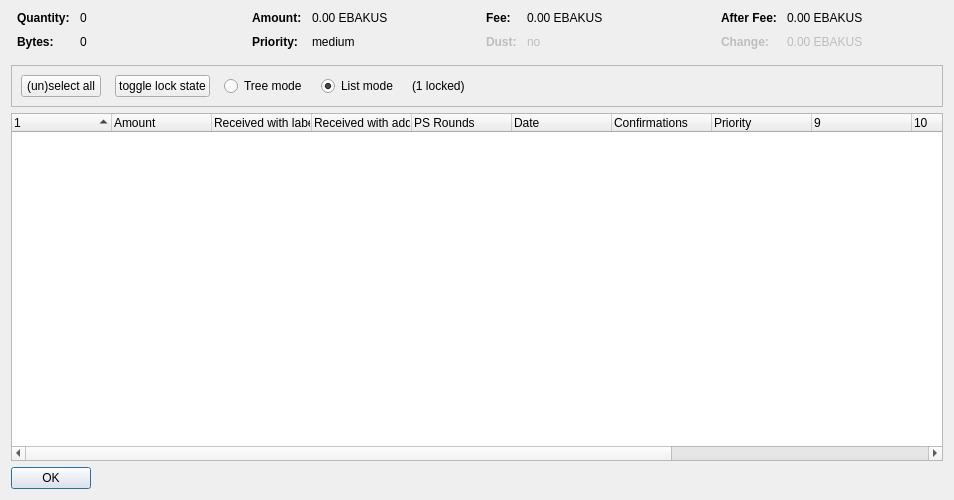
<?xml version="1.0" encoding="UTF-8"?>
<ui version="4.0">
 <class>CoinControlDialog</class>
 <widget class="QDialog" name="CoinControlDialog">
  <property name="geometry">
   <rect>
    <x>0</x>
    <y>0</y>
    <width>954</width>
    <height>500</height>
   </rect>
  </property>
  <property name="windowTitle">
   <string>Coin Selection</string>
  </property>
  <layout class="QVBoxLayout" name="verticalLayout">
   <item>
    <layout class="QHBoxLayout" name="horizontalLayoutTop" stretch="0,0,0,0">
     <property name="topMargin">
      <number>0</number>
     </property>
     <property name="bottomMargin">
      <number>10</number>
     </property>
     <item>
      <layout class="QFormLayout" name="formLayoutCoinControl1">
       <property name="horizontalSpacing">
        <number>10</number>
       </property>
       <property name="verticalSpacing">
        <number>10</number>
       </property>
       <property name="leftMargin">
        <number>6</number>
       </property>
       <property name="rightMargin">
        <number>6</number>
       </property>
       <item row="0" column="0">
        <widget class="QLabel" name="labelCoinControlQuantityText">
         <property name="font">
          <font>
           <weight>75</weight>
           <bold>true</bold>
          </font>
         </property>
         <property name="text">
          <string>Quantity:</string>
         </property>
        </widget>
       </item>
       <item row="0" column="1">
        <widget class="QLabel" name="labelCoinControlQuantity">
         <property name="cursor">
          <cursorShape>IBeamCursor</cursorShape>
         </property>
         <property name="contextMenuPolicy">
          <enum>Qt::ActionsContextMenu</enum>
         </property>
         <property name="text">
          <string notr="true">0</string>
         </property>
         <property name="textInteractionFlags">
          <set>Qt::LinksAccessibleByMouse|Qt::TextSelectableByKeyboard|Qt::TextSelectableByMouse</set>
         </property>
        </widget>
       </item>
       <item row="1" column="0">
        <widget class="QLabel" name="labelCoinControlBytesText">
         <property name="font">
          <font>
           <weight>75</weight>
           <bold>true</bold>
          </font>
         </property>
         <property name="text">
          <string>Bytes:</string>
         </property>
        </widget>
       </item>
       <item row="1" column="1">
        <widget class="QLabel" name="labelCoinControlBytes">
         <property name="cursor">
          <cursorShape>IBeamCursor</cursorShape>
         </property>
         <property name="contextMenuPolicy">
          <enum>Qt::ActionsContextMenu</enum>
         </property>
         <property name="text">
          <string notr="true">0</string>
         </property>
         <property name="textInteractionFlags">
          <set>Qt::LinksAccessibleByMouse|Qt::TextSelectableByKeyboard|Qt::TextSelectableByMouse</set>
         </property>
        </widget>
       </item>
      </layout>
     </item>
     <item>
      <layout class="QFormLayout" name="formLayoutCoinControl2">
       <property name="horizontalSpacing">
        <number>10</number>
       </property>
       <property name="verticalSpacing">
        <number>10</number>
       </property>
       <property name="leftMargin">
        <number>6</number>
       </property>
       <property name="rightMargin">
        <number>6</number>
       </property>
       <item row="0" column="0">
        <widget class="QLabel" name="labelCoinControlAmountText">
         <property name="font">
          <font>
           <weight>75</weight>
           <bold>true</bold>
          </font>
         </property>
         <property name="text">
          <string>Amount:</string>
         </property>
        </widget>
       </item>
       <item row="0" column="1">
        <widget class="QLabel" name="labelCoinControlAmount">
         <property name="cursor">
          <cursorShape>IBeamCursor</cursorShape>
         </property>
         <property name="contextMenuPolicy">
          <enum>Qt::ActionsContextMenu</enum>
         </property>
         <property name="text">
          <string notr="true">0.00 EBAKUS</string>
         </property>
         <property name="textInteractionFlags">
          <set>Qt::LinksAccessibleByMouse|Qt::TextSelectableByKeyboard|Qt::TextSelectableByMouse</set>
         </property>
        </widget>
       </item>
       <item row="1" column="0">
        <widget class="QLabel" name="labelCoinControlPriorityText">
         <property name="font">
          <font>
           <weight>75</weight>
           <bold>true</bold>
          </font>
         </property>
         <property name="text">
          <string>Priority:</string>
         </property>
        </widget>
       </item>
       <item row="1" column="1">
        <widget class="QLabel" name="labelCoinControlPriority">
         <property name="cursor">
          <cursorShape>IBeamCursor</cursorShape>
         </property>
         <property name="contextMenuPolicy">
          <enum>Qt::ActionsContextMenu</enum>
         </property>
         <property name="text">
          <string>medium</string>
         </property>
         <property name="textInteractionFlags">
          <set>Qt::LinksAccessibleByMouse|Qt::TextSelectableByKeyboard|Qt::TextSelectableByMouse</set>
         </property>
        </widget>
       </item>
      </layout>
     </item>
     <item>
      <layout class="QFormLayout" name="formLayoutCoinControl3">
       <property name="horizontalSpacing">
        <number>10</number>
       </property>
       <property name="verticalSpacing">
        <number>10</number>
       </property>
       <property name="leftMargin">
        <number>6</number>
       </property>
       <property name="rightMargin">
        <number>6</number>
       </property>
       <item row="0" column="0">
        <widget class="QLabel" name="labelCoinControlFeeText">
         <property name="font">
          <font>
           <weight>75</weight>
           <bold>true</bold>
          </font>
         </property>
         <property name="text">
          <string>Fee:</string>
         </property>
        </widget>
       </item>
       <item row="0" column="1">
        <widget class="QLabel" name="labelCoinControlFee">
         <property name="cursor">
          <cursorShape>IBeamCursor</cursorShape>
         </property>
         <property name="contextMenuPolicy">
          <enum>Qt::ActionsContextMenu</enum>
         </property>
         <property name="text">
          <string notr="true">0.00 EBAKUS</string>
         </property>
         <property name="textInteractionFlags">
          <set>Qt::LinksAccessibleByMouse|Qt::TextSelectableByKeyboard|Qt::TextSelectableByMouse</set>
         </property>
        </widget>
       </item>
       <item row="1" column="0">
        <widget class="QLabel" name="labelCoinControlLowOutputText">
         <property name="enabled">
          <bool>false</bool>
         </property>
         <property name="font">
          <font>
           <weight>75</weight>
           <bold>true</bold>
          </font>
         </property>
         <property name="text">
          <string>Dust:</string>
         </property>
        </widget>
       </item>
       <item row="1" column="1">
        <widget class="QLabel" name="labelCoinControlLowOutput">
         <property name="enabled">
          <bool>false</bool>
         </property>
         <property name="cursor">
          <cursorShape>IBeamCursor</cursorShape>
         </property>
         <property name="contextMenuPolicy">
          <enum>Qt::ActionsContextMenu</enum>
         </property>
         <property name="text">
          <string>no</string>
         </property>
         <property name="textInteractionFlags">
          <set>Qt::LinksAccessibleByMouse|Qt::TextSelectableByKeyboard|Qt::TextSelectableByMouse</set>
         </property>
        </widget>
       </item>
      </layout>
     </item>
     <item>
      <layout class="QFormLayout" name="formLayoutCoinControl4">
       <property name="horizontalSpacing">
        <number>10</number>
       </property>
       <property name="verticalSpacing">
        <number>10</number>
       </property>
       <property name="leftMargin">
        <number>6</number>
       </property>
       <property name="rightMargin">
        <number>6</number>
       </property>
       <item row="0" column="0">
        <widget class="QLabel" name="labelCoinControlAfterFeeText">
         <property name="font">
          <font>
           <weight>75</weight>
           <bold>true</bold>
          </font>
         </property>
         <property name="text">
          <string>After Fee:</string>
         </property>
        </widget>
       </item>
       <item row="0" column="1">
        <widget class="QLabel" name="labelCoinControlAfterFee">
         <property name="cursor">
          <cursorShape>IBeamCursor</cursorShape>
         </property>
         <property name="contextMenuPolicy">
          <enum>Qt::ActionsContextMenu</enum>
         </property>
         <property name="text">
          <string notr="true">0.00 EBAKUS</string>
         </property>
         <property name="textInteractionFlags">
          <set>Qt::LinksAccessibleByMouse|Qt::TextSelectableByKeyboard|Qt::TextSelectableByMouse</set>
         </property>
        </widget>
       </item>
       <item row="1" column="0">
        <widget class="QLabel" name="labelCoinControlChangeText">
         <property name="enabled">
          <bool>false</bool>
         </property>
         <property name="font">
          <font>
           <weight>75</weight>
           <bold>true</bold>
          </font>
         </property>
         <property name="text">
          <string>Change:</string>
         </property>
        </widget>
       </item>
       <item row="1" column="1">
        <widget class="QLabel" name="labelCoinControlChange">
         <property name="enabled">
          <bool>false</bool>
         </property>
         <property name="cursor">
          <cursorShape>IBeamCursor</cursorShape>
         </property>
         <property name="contextMenuPolicy">
          <enum>Qt::ActionsContextMenu</enum>
         </property>
         <property name="text">
          <string notr="true">0.00 EBAKUS</string>
         </property>
         <property name="textInteractionFlags">
          <set>Qt::LinksAccessibleByMouse|Qt::TextSelectableByKeyboard|Qt::TextSelectableByMouse</set>
         </property>
        </widget>
       </item>
      </layout>
     </item>
    </layout>
   </item>
   <item>
    <widget class="QFrame" name="frame">
     <property name="minimumSize">
      <size>
       <width>0</width>
       <height>40</height>
      </size>
     </property>
     <property name="frameShape">
      <enum>QFrame::StyledPanel</enum>
     </property>
     <property name="frameShadow">
      <enum>QFrame::Sunken</enum>
     </property>
     <layout class="QHBoxLayout" name="horizontalLayout">
      <item>
       <layout class="QHBoxLayout" name="horizontalLayoutPanel" stretch="0,0,0,0,0,0">
        <property name="spacing">
         <number>14</number>
        </property>
        <item>
         <widget class="QPushButton" name="pushButtonSelectAll">
          <property name="sizePolicy">
           <sizepolicy hsizetype="Maximum" vsizetype="Fixed">
            <horstretch>0</horstretch>
            <verstretch>0</verstretch>
           </sizepolicy>
          </property>
          <property name="text">
           <string>(un)select all</string>
          </property>
          <property name="autoDefault">
           <bool>false</bool>
          </property>
         </widget>
        </item>
        <item>
         <widget class="QPushButton" name="pushButtonToggleLock">
          <property name="sizePolicy">
           <sizepolicy hsizetype="Maximum" vsizetype="Fixed">
            <horstretch>0</horstretch>
            <verstretch>0</verstretch>
           </sizepolicy>
          </property>
          <property name="text">
           <string>toggle lock state</string>
          </property>
          <property name="autoDefault">
           <bool>false</bool>
          </property>
         </widget>
        </item>
        <item>
         <widget class="QRadioButton" name="radioTreeMode">
          <property name="sizePolicy">
           <sizepolicy hsizetype="Maximum" vsizetype="Fixed">
            <horstretch>0</horstretch>
            <verstretch>0</verstretch>
           </sizepolicy>
          </property>
          <property name="text">
           <string>Tree mode</string>
          </property>
         </widget>
        </item>
        <item>
         <widget class="QRadioButton" name="radioListMode">
          <property name="sizePolicy">
           <sizepolicy hsizetype="Maximum" vsizetype="Fixed">
            <horstretch>0</horstretch>
            <verstretch>0</verstretch>
           </sizepolicy>
          </property>
          <property name="text">
           <string>List mode</string>
          </property>
          <property name="checked">
           <bool>true</bool>
          </property>
         </widget>
        </item>
        <item>
         <widget class="QLabel" name="labelLocked">
          <property name="text">
           <string>(1 locked)</string>
          </property>
         </widget>
        </item>
        <item>
         <spacer name="horizontalSpacer">
          <property name="orientation">
           <enum>Qt::Horizontal</enum>
          </property>
          <property name="sizeHint" stdset="0">
           <size>
            <width>40</width>
            <height>20</height>
           </size>
          </property>
         </spacer>
        </item>
       </layout>
      </item>
     </layout>
    </widget>
   </item>
   <item>
    <widget class="CoinControlTreeWidget" name="treeWidget">
     <property name="contextMenuPolicy">
      <enum>Qt::CustomContextMenu</enum>
     </property>
     <property name="sortingEnabled">
      <bool>false</bool>
     </property>
     <property name="columnCount">
      <number>13</number>
     </property>
     <attribute name="headerShowSortIndicator" stdset="0">
      <bool>true</bool>
     </attribute>
     <attribute name="headerStretchLastSection">
      <bool>false</bool>
     </attribute>
     <column>
      <property name="text">
       <string/>
      </property>
     </column>
     <column>
      <property name="text">
       <string>Amount</string>
      </property>
     </column>
     <column>
      <property name="text">
       <string>Received with label</string>
      </property>
     </column>
     <column>
      <property name="text">
       <string>Received with address</string>
      </property>
     </column>
     <column>
      <property name="text">
       <string>PS Rounds</string>
      </property>
     </column>
     <column>
      <property name="text">
       <string>Date</string>
      </property>
     </column>
     <column>
      <property name="text">
       <string>Confirmations</string>
      </property>
      <property name="toolTip">
       <string>Confirmed</string>
      </property>
     </column>
     <column>
      <property name="text">
       <string>Priority</string>
      </property>
     </column>
     <column>
      <property name="text">
       <string/>
      </property>
     </column>
     <column>
      <property name="text">
       <string/>
      </property>
     </column>
     <column>
      <property name="text">
       <string/>
      </property>
     </column>
     <column>
      <property name="text">
       <string/>
      </property>
     </column>
     <column>
      <property name="text">
       <string/>
      </property>
     </column>
    </widget>
   </item>
   <item>
    <widget class="QDialogButtonBox" name="buttonBox">
     <property name="sizePolicy">
      <sizepolicy hsizetype="Maximum" vsizetype="Fixed">
       <horstretch>0</horstretch>
       <verstretch>0</verstretch>
      </sizepolicy>
     </property>
     <property name="orientation">
      <enum>Qt::Horizontal</enum>
     </property>
     <property name="standardButtons">
      <set>QDialogButtonBox::Ok</set>
     </property>
    </widget>
   </item>
  </layout>
 </widget>
 <customwidgets>
  <customwidget>
   <class>CoinControlTreeWidget</class>
   <extends>QTreeWidget</extends>
   <header>coincontroltreewidget.h</header>
  </customwidget>
 </customwidgets>
 <resources/>
 <connections/>
</ui>
